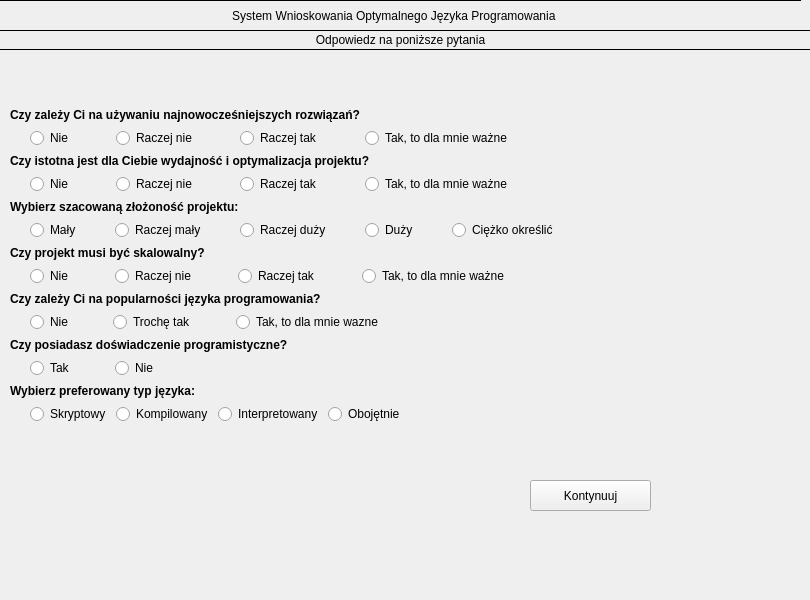
<?xml version="1.0" encoding="UTF-8"?>
<ui version="4.0">
 <class>MainWindow</class>
 <widget class="QMainWindow" name="MainWindow">
  <property name="geometry">
   <rect>
    <x>0</x>
    <y>0</y>
    <width>810</width>
    <height>600</height>
   </rect>
  </property>
  <property name="sizePolicy">
   <sizepolicy hsizetype="Fixed" vsizetype="Fixed">
    <horstretch>0</horstretch>
    <verstretch>0</verstretch>
   </sizepolicy>
  </property>
  <property name="windowTitle">
   <string>System Wnioskowania Optymalnego Języka Programowania </string>
  </property>
  <property name="autoFillBackground">
   <bool>true</bool>
  </property>
  <widget class="QWidget" name="centralwidget">
   <property name="enabled">
    <bool>true</bool>
   </property>
   <property name="autoFillBackground">
    <bool>true</bool>
   </property>
   <widget class="QWidget" name="formLayoutWidget">
    <property name="geometry">
     <rect>
      <x>10</x>
      <y>50</y>
      <width>686</width>
      <height>432</height>
     </rect>
    </property>
    <layout class="QFormLayout" name="formLayout">
     <property name="sizeConstraint">
      <enum>QLayout::SetDefaultConstraint</enum>
     </property>
     <property name="fieldGrowthPolicy">
      <enum>QFormLayout::FieldsStayAtSizeHint</enum>
     </property>
     <property name="rowWrapPolicy">
      <enum>QFormLayout::WrapAllRows</enum>
     </property>
     <property name="labelAlignment">
      <set>Qt::AlignJustify|Qt::AlignVCenter</set>
     </property>
     <property name="formAlignment">
      <set>Qt::AlignJustify|Qt::AlignVCenter</set>
     </property>
     <item row="0" column="0">
      <widget class="QLabel" name="label">
       <property name="font">
        <font>
         <bold>true</bold>
        </font>
       </property>
       <property name="text">
        <string>Czy zależy Ci na używaniu najnowocześniejszych rozwiązań?</string>
       </property>
      </widget>
     </item>
     <item row="0" column="1">
      <layout class="QHBoxLayout" name="horizontalLayout">
       <property name="spacing">
        <number>43</number>
       </property>
       <property name="leftMargin">
        <number>20</number>
       </property>
       <item>
        <widget class="QRadioButton" name="modernButton_0">
         <property name="text">
          <string>Nie</string>
         </property>
         <attribute name="buttonGroup">
          <string notr="true">buttonGroup</string>
         </attribute>
        </widget>
       </item>
       <item>
        <widget class="QRadioButton" name="modernButton_1">
         <property name="text">
          <string>Raczej nie</string>
         </property>
         <attribute name="buttonGroup">
          <string notr="true">buttonGroup</string>
         </attribute>
        </widget>
       </item>
       <item>
        <widget class="QRadioButton" name="modernButton_2">
         <property name="text">
          <string>Raczej tak</string>
         </property>
         <property name="autoExclusive">
          <bool>true</bool>
         </property>
         <attribute name="buttonGroup">
          <string notr="true">buttonGroup</string>
         </attribute>
        </widget>
       </item>
       <item>
        <widget class="QRadioButton" name="modernButton_3">
         <property name="text">
          <string>Tak, to dla mnie ważne</string>
         </property>
         <property name="autoExclusive">
          <bool>true</bool>
         </property>
         <attribute name="buttonGroup">
          <string notr="true">buttonGroup</string>
         </attribute>
        </widget>
       </item>
      </layout>
     </item>
     <item row="1" column="0">
      <widget class="QLabel" name="label_4">
       <property name="font">
        <font>
         <bold>true</bold>
        </font>
       </property>
       <property name="text">
        <string>Czy istotna jest dla Ciebie wydajność i optymalizacja projektu?</string>
       </property>
      </widget>
     </item>
     <item row="1" column="1">
      <layout class="QHBoxLayout" name="horizontalLayout_5">
       <property name="spacing">
        <number>43</number>
       </property>
       <property name="leftMargin">
        <number>20</number>
       </property>
       <item>
        <widget class="QRadioButton" name="perfButton_0">
         <property name="text">
          <string>Nie</string>
         </property>
         <attribute name="buttonGroup">
          <string notr="true">buttonGroup_2</string>
         </attribute>
        </widget>
       </item>
       <item>
        <widget class="QRadioButton" name="perfButton_1">
         <property name="text">
          <string>Raczej nie</string>
         </property>
         <attribute name="buttonGroup">
          <string notr="true">buttonGroup_2</string>
         </attribute>
        </widget>
       </item>
       <item>
        <widget class="QRadioButton" name="perfButton_2">
         <property name="text">
          <string>Raczej tak</string>
         </property>
         <attribute name="buttonGroup">
          <string notr="true">buttonGroup_2</string>
         </attribute>
        </widget>
       </item>
       <item>
        <widget class="QRadioButton" name="perfButton_3">
         <property name="text">
          <string>Tak, to dla mnie ważne</string>
         </property>
         <attribute name="buttonGroup">
          <string notr="true">buttonGroup_2</string>
         </attribute>
        </widget>
       </item>
      </layout>
     </item>
     <item row="2" column="0">
      <widget class="QLabel" name="label_7">
       <property name="font">
        <font>
         <bold>true</bold>
        </font>
       </property>
       <property name="text">
        <string>Wybierz szacowaną złożoność projektu:</string>
       </property>
      </widget>
     </item>
     <item row="2" column="1">
      <layout class="QHBoxLayout" name="horizontalLayout_6">
       <property name="spacing">
        <number>34</number>
       </property>
       <property name="leftMargin">
        <number>20</number>
       </property>
       <item>
        <widget class="QRadioButton" name="compexityButton_0">
         <property name="text">
          <string>Mały</string>
         </property>
         <attribute name="buttonGroup">
          <string notr="true">buttonGroup_3</string>
         </attribute>
        </widget>
       </item>
       <item>
        <widget class="QRadioButton" name="compexityButton_1">
         <property name="text">
          <string>Raczej mały</string>
         </property>
         <attribute name="buttonGroup">
          <string notr="true">buttonGroup_3</string>
         </attribute>
        </widget>
       </item>
       <item>
        <widget class="QRadioButton" name="compexityButton_2">
         <property name="text">
          <string>Raczej duży</string>
         </property>
         <attribute name="buttonGroup">
          <string notr="true">buttonGroup_3</string>
         </attribute>
        </widget>
       </item>
       <item>
        <widget class="QRadioButton" name="compexityButton_3">
         <property name="text">
          <string>Duży</string>
         </property>
         <attribute name="buttonGroup">
          <string notr="true">buttonGroup_3</string>
         </attribute>
        </widget>
       </item>
       <item>
        <widget class="QRadioButton" name="compexityButton_4">
         <property name="text">
          <string>Ciężko określić</string>
         </property>
         <attribute name="buttonGroup">
          <string notr="true">buttonGroup_3</string>
         </attribute>
        </widget>
       </item>
      </layout>
     </item>
     <item row="3" column="0">
      <widget class="QLabel" name="label_11">
       <property name="font">
        <font>
         <bold>true</bold>
        </font>
       </property>
       <property name="text">
        <string>Czy projekt musi być skalowalny?</string>
       </property>
      </widget>
     </item>
     <item row="3" column="1">
      <layout class="QHBoxLayout" name="horizontalLayout_10">
       <property name="spacing">
        <number>42</number>
       </property>
       <property name="leftMargin">
        <number>20</number>
       </property>
       <item>
        <widget class="QRadioButton" name="scalabilityButton_0">
         <property name="text">
          <string>Nie</string>
         </property>
         <attribute name="buttonGroup">
          <string notr="true">buttonGroup_4</string>
         </attribute>
        </widget>
       </item>
       <item>
        <widget class="QRadioButton" name="scalabilityButton_1">
         <property name="text">
          <string>Raczej nie</string>
         </property>
         <attribute name="buttonGroup">
          <string notr="true">buttonGroup_4</string>
         </attribute>
        </widget>
       </item>
       <item>
        <widget class="QRadioButton" name="scalabilityButton_2">
         <property name="text">
          <string>Raczej tak</string>
         </property>
         <attribute name="buttonGroup">
          <string notr="true">buttonGroup_4</string>
         </attribute>
        </widget>
       </item>
       <item>
        <widget class="QRadioButton" name="scalabilityButton_3">
         <property name="text">
          <string>Tak, to dla mnie ważne</string>
         </property>
         <attribute name="buttonGroup">
          <string notr="true">buttonGroup_4</string>
         </attribute>
        </widget>
       </item>
      </layout>
     </item>
     <item row="5" column="0">
      <widget class="QLabel" name="label_3">
       <property name="font">
        <font>
         <bold>true</bold>
        </font>
       </property>
       <property name="text">
        <string>Czy zależy Ci na popularności języka programowania?</string>
       </property>
      </widget>
     </item>
     <item row="5" column="1">
      <layout class="QHBoxLayout" name="horizontalLayout_4">
       <property name="spacing">
        <number>40</number>
       </property>
       <property name="leftMargin">
        <number>20</number>
       </property>
       <item>
        <widget class="QRadioButton" name="popularityButton_0">
         <property name="text">
          <string>Nie</string>
         </property>
        </widget>
       </item>
       <item>
        <widget class="QRadioButton" name="popularityButton_1">
         <property name="text">
          <string>Trochę tak</string>
         </property>
        </widget>
       </item>
       <item>
        <widget class="QRadioButton" name="popularityButton_2">
         <property name="text">
          <string>Tak, to dla mnie wazne</string>
         </property>
        </widget>
       </item>
      </layout>
     </item>
     <item row="6" column="0">
      <widget class="QLabel" name="label_8">
       <property name="font">
        <font>
         <bold>true</bold>
        </font>
       </property>
       <property name="text">
        <string>Czy posiadasz doświadczenie programistyczne?</string>
       </property>
      </widget>
     </item>
     <item row="6" column="1">
      <layout class="QHBoxLayout" name="horizontalLayout_9">
       <property name="spacing">
        <number>40</number>
       </property>
       <property name="leftMargin">
        <number>20</number>
       </property>
       <item>
        <widget class="QRadioButton" name="expButton_0">
         <property name="text">
          <string>Tak</string>
         </property>
         <attribute name="buttonGroup">
          <string notr="true">buttonGroup_6</string>
         </attribute>
        </widget>
       </item>
       <item>
        <widget class="QRadioButton" name="expButton_1">
         <property name="text">
          <string>Nie</string>
         </property>
         <attribute name="buttonGroup">
          <string notr="true">buttonGroup_6</string>
         </attribute>
        </widget>
       </item>
      </layout>
     </item>
     <item row="7" column="1">
      <widget class="QLabel" name="label_6">
       <property name="font">
        <font>
         <bold>true</bold>
        </font>
       </property>
       <property name="text">
        <string>Wybierz preferowany typ języka:</string>
       </property>
      </widget>
     </item>
     <item row="8" column="1">
      <layout class="QHBoxLayout" name="horizontalLayout_8">
       <property name="spacing">
        <number>5</number>
       </property>
       <property name="leftMargin">
        <number>20</number>
       </property>
       <item>
        <widget class="QRadioButton" name="typeButton_1">
         <property name="text">
          <string>Skryptowy</string>
         </property>
         <attribute name="buttonGroup">
          <string notr="true">buttonGroup_7</string>
         </attribute>
        </widget>
       </item>
       <item>
        <widget class="QRadioButton" name="typeButton_2">
         <property name="text">
          <string>Kompilowany</string>
         </property>
         <attribute name="buttonGroup">
          <string notr="true">buttonGroup_7</string>
         </attribute>
        </widget>
       </item>
       <item>
        <widget class="QRadioButton" name="typeButton_0">
         <property name="text">
          <string>Interpretowany</string>
         </property>
         <attribute name="buttonGroup">
          <string notr="true">buttonGroup_7</string>
         </attribute>
        </widget>
       </item>
       <item>
        <widget class="QRadioButton" name="typeButton_3">
         <property name="text">
          <string>Obojętnie</string>
         </property>
         <attribute name="buttonGroup">
          <string notr="true">buttonGroup_7</string>
         </attribute>
        </widget>
       </item>
      </layout>
     </item>
    </layout>
   </widget>
   <widget class="QWidget" name="widget" native="true">
    <property name="geometry">
     <rect>
      <x>-20</x>
      <y>0</y>
      <width>821</width>
      <height>31</height>
     </rect>
    </property>
    <widget class="QLabel" name="label_9">
     <property name="geometry">
      <rect>
       <x>0</x>
       <y>0</y>
       <width>831</width>
       <height>31</height>
      </rect>
     </property>
     <property name="sizePolicy">
      <sizepolicy hsizetype="Maximum" vsizetype="Minimum">
       <horstretch>0</horstretch>
       <verstretch>0</verstretch>
      </sizepolicy>
     </property>
     <property name="mouseTracking">
      <bool>false</bool>
     </property>
     <property name="layoutDirection">
      <enum>Qt::LeftToRight</enum>
     </property>
     <property name="autoFillBackground">
      <bool>true</bool>
     </property>
     <property name="locale">
      <locale language="Polish" country="Poland"/>
     </property>
     <property name="frameShape">
      <enum>QFrame::Box</enum>
     </property>
     <property name="frameShadow">
      <enum>QFrame::Plain</enum>
     </property>
     <property name="text">
      <string>System Wnioskowania Optymalnego Języka Programowania </string>
     </property>
     <property name="textFormat">
      <enum>Qt::AutoText</enum>
     </property>
     <property name="scaledContents">
      <bool>false</bool>
     </property>
     <property name="alignment">
      <set>Qt::AlignCenter</set>
     </property>
    </widget>
   </widget>
   <widget class="QLabel" name="label_10">
    <property name="geometry">
     <rect>
      <x>-10</x>
      <y>30</y>
      <width>821</width>
      <height>20</height>
     </rect>
    </property>
    <property name="sizePolicy">
     <sizepolicy hsizetype="Maximum" vsizetype="Maximum">
      <horstretch>0</horstretch>
      <verstretch>0</verstretch>
     </sizepolicy>
    </property>
    <property name="mouseTracking">
     <bool>false</bool>
    </property>
    <property name="layoutDirection">
     <enum>Qt::LeftToRight</enum>
    </property>
    <property name="autoFillBackground">
     <bool>true</bool>
    </property>
    <property name="locale">
     <locale language="Polish" country="Poland"/>
    </property>
    <property name="frameShape">
     <enum>QFrame::Box</enum>
    </property>
    <property name="frameShadow">
     <enum>QFrame::Plain</enum>
    </property>
    <property name="text">
     <string>Odpowiedz na poniższe pytania</string>
    </property>
    <property name="textFormat">
     <enum>Qt::AutoText</enum>
    </property>
    <property name="scaledContents">
     <bool>false</bool>
    </property>
    <property name="alignment">
     <set>Qt::AlignCenter</set>
    </property>
   </widget>
   <widget class="QPushButton" name="acceptButton">
    <property name="geometry">
     <rect>
      <x>530</x>
      <y>480</y>
      <width>121</width>
      <height>31</height>
     </rect>
    </property>
    <property name="text">
     <string>Kontynuuj</string>
    </property>
   </widget>
  </widget>
 </widget>
 <resources>
  <include location="resources.qrc"/>
 </resources>
 <connections/>
 <buttongroups>
  <buttongroup name="buttonGroup_6"/>
  <buttongroup name="buttonGroup_4"/>
  <buttongroup name="buttonGroup_5"/>
  <buttongroup name="buttonGroup"/>
  <buttongroup name="buttonGroup_7"/>
  <buttongroup name="buttonGroup_2"/>
  <buttongroup name="buttonGroup_3"/>
 </buttongroups>
</ui>
